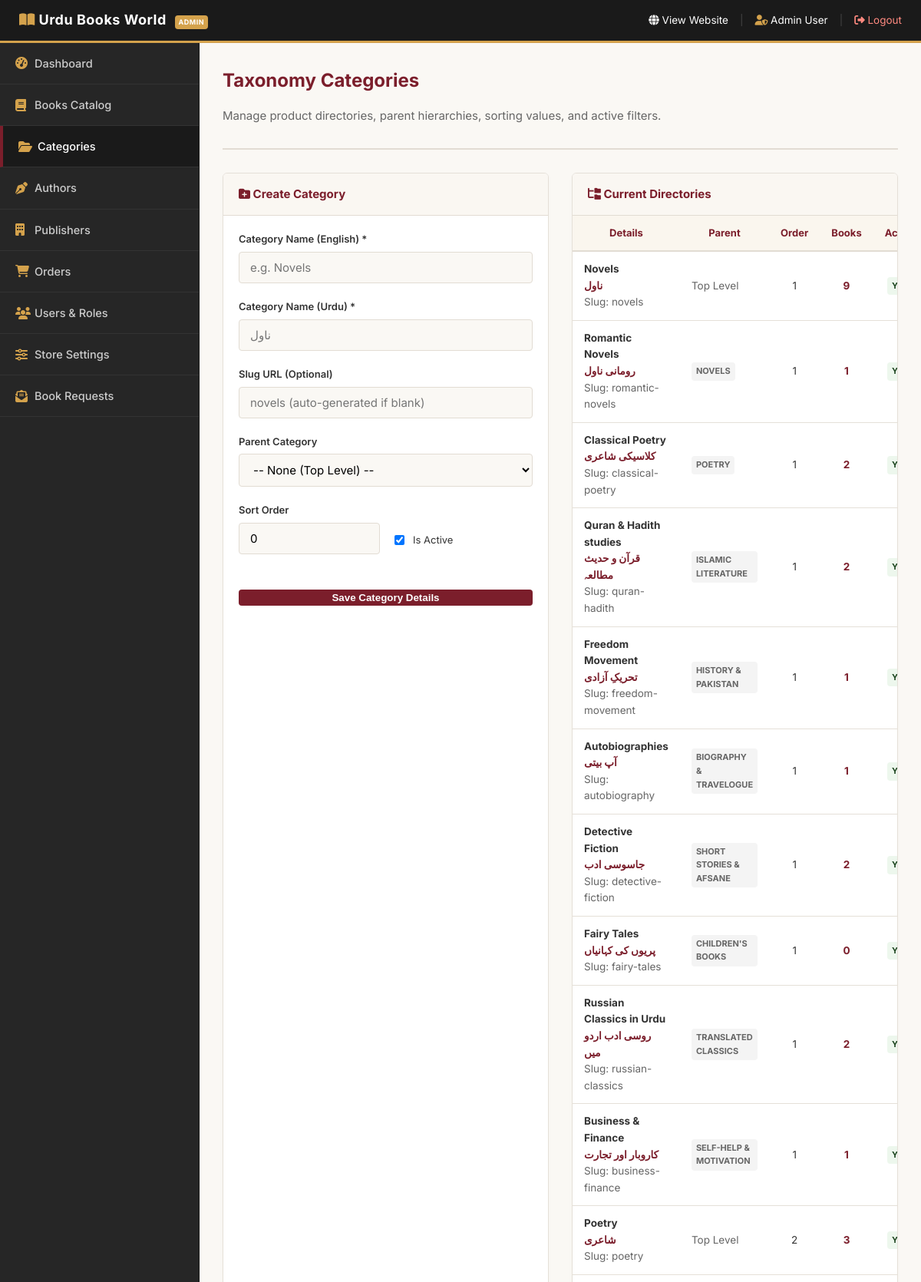
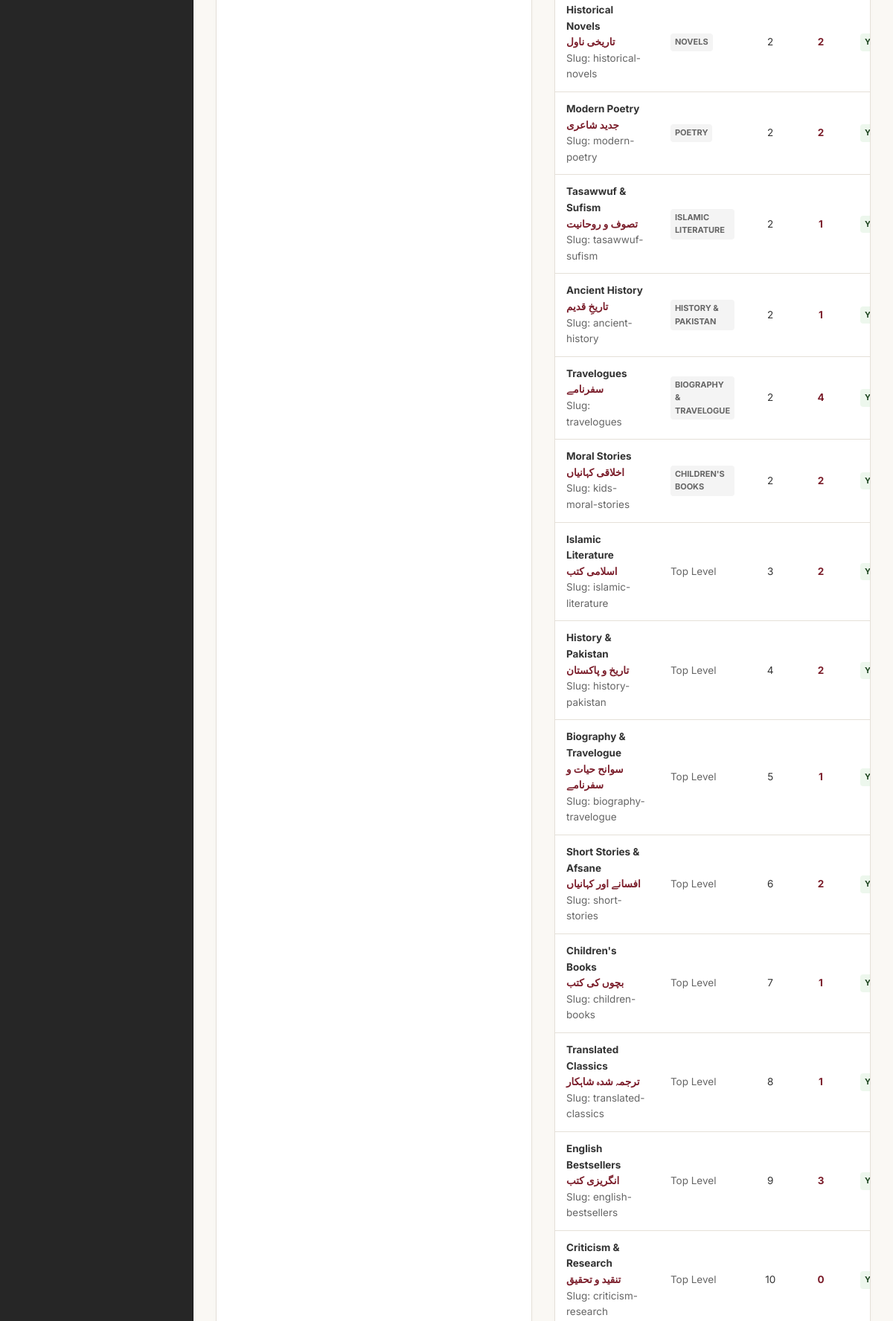
Screenshot of /admin/categories.php (signed in, upper part) with the database file from the repository (2 pictures, top to bottom).
### tables this page shows
CREATE TABLE `settings` (
  `setting_key` VARCHAR(100) PRIMARY KEY,
  `setting_value` TEXT NOT NULL
);

CREATE TABLE `users` (
  `id` INT AUTO_INCREMENT PRIMARY KEY,
  `email` VARCHAR(150) NOT NULL UNIQUE,
  `password_hash` VARCHAR(255) NOT NULL,
  `first_name` VARCHAR(100) NOT NULL,
  `last_name` VARCHAR(100) NOT NULL,
  `phone` VARCHAR(30) DEFAULT NULL,
  `role` ENUM('customer','admin','library') DEFAULT 'customer',
  `address_line1` VARCHAR(255) DEFAULT NULL,
  `address_line2` VARCHAR(255) DEFAULT NULL,
  `city` VARCHAR(100) DEFAULT NULL,
  `postcode` VARCHAR(20) DEFAULT NULL,
  `country` VARCHAR(100) DEFAULT 'United Kingdom',
  `preferred_language` ENUM('en','ur') DEFAULT 'en',
  `is_active` TINYINT(1) DEFAULT 1,
  `created_at` TIMESTAMP DEFAULT CURRENT_TIMESTAMP,
  `updated_at` TIMESTAMP DEFAULT CURRENT_TIMESTAMP ON UPDATE CURRENT_TIMESTAMP
);

CREATE TABLE `categories` (
  `id` INT AUTO_INCREMENT PRIMARY KEY,
  `slug` VARCHAR(120) NOT NULL UNIQUE,
  `name_en` VARCHAR(200) NOT NULL,
  `name_ur` VARCHAR(200) NOT NULL,
  `parent_id` INT NULL,
  `sort_order` INT DEFAULT 0,
  `is_active` TINYINT(1) DEFAULT 1,
  `created_at` TIMESTAMP DEFAULT CURRENT_TIMESTAMP,
  `updated_at` TIMESTAMP DEFAULT CURRENT_TIMESTAMP ON UPDATE CURRENT_TIMESTAMP,
  FOREIGN KEY (`parent_id`) REFERENCES `categories` (`id`) ON DELETE SET NULL
);

### includes/functions.php (called while the page is built, shortened)
<?php
require_once __DIR__ . '/db.php';
function e($text) {
    return htmlspecialchars($text, ENT_QUOTES, 'UTF-8');
}
function get_setting($key, $default = '') {
    global $pdo;
    try {
        $stmt = $pdo->prepare("SELECT `setting_value` FROM `settings` WHERE `setting_key` = ?");
        $stmt->execute([$key]);
        $row = $stmt->fetch();
        if ($row) {
            return $row['setting_value'];
        }
    } catch (PDOException $e) {
        return $default;
    }
    return $default;
}

### includes/auth.php (called while the page is built, shortened)
<?php
require_once __DIR__ . '/db.php';
require_once __DIR__ . '/functions.php';
function is_logged_in() {
    return isset($_SESSION['user_id']);
}
function current_user() {
    global $pdo;
    $stmt = $pdo->prepare("SELECT * FROM users WHERE id = ?");
    $stmt->execute([$_SESSION['user_id']]);
    return $stmt->fetch();
}

### admin/categories.php (the view, shortened to what this page needs)
<?php
require_once __DIR__ . '/../includes/admin-header.php';
$edit_category = null;
try {
    $list_stmt = $pdo->prepare("
        SELECT c.*, p.name_en AS parent_name, COUNT(b.id) AS book_count
        FROM categories c
        LEFT JOIN categories p ON c.parent_id = p.id
        LEFT JOIN books b ON c.id = b.category_id
        GROUP BY c.id
        ORDER BY c.sort_order ASC, c.id ASC
    ");
    $list_stmt->execute();
    $all_categories = $list_stmt->fetchAll();
} catch (PDOException $e) {
    $all_categories = [];
    $parent_categories = [];
}
?>
<div class="admin-page-header">
    <h1 class="admin-title">Taxonomy Categories</h1>
    <p class="text-muted">Manage product directories, parent hierarchies, sorting values, and active filters.</p>
</div>
<div class="admin-content-split-2 margin-top-lg">
    <div class="admin-card">
        <div class="admin-card-header">
            <h3 class="admin-card-title">
                <i class="fa fa-folder-plus text-maroon"></i> <?php echo $edit_category ? 'Edit Category' : 'Create Category'; ?>
            </h3>
        </div>
        <div class="padding-md">
            <form action="categories.php<?php echo $edit_category ? '?edit=' . $edit_category['id'] : ''; ?>" method="POST" class="auth-form">
                <div class="form-group">
                    <label class="form-label">Category Name (English) *</label>
                    <input type="text" name="name_en" class="form-control" required placeholder="e.g. Novels" value="<?php echo $edit_category ? e($edit_category['name_en']) : ''; ?>">
                </div>
                <div class="form-group margin-top-md">
                    <label class="form-label">Category Name (Urdu) *</label>
                    <input type="text" name="name_ur" class="form-control lang-ur-font" required placeholder="ناول" value="<?php echo $edit_category ? e($edit_category['name_ur']) : ''; ?>">
                </div>
                <div class="form-group margin-top-md">
                    <label class="form-label">Slug URL (Optional)</label>
                    <input type="text" name="slug" class="form-control" placeholder="novels (auto-generated if blank)" value="<?php echo $edit_category ? e($edit_category['slug']) : ''; ?>">
                </div>
                <div class="form-group margin-top-md">
                    <label class="form-label">Parent Category</label>
                    <select name="parent_id" class="form-control">
                        <option value="">-- None (Top Level) --</option>
                    </select>
                </div>
                <div class="form-row-2-cols margin-top-md">
                    <div class="form-group">
                        <label class="form-label">Sort Order</label>
                        <input type="number" name="sort_order" class="form-control" value="<?php echo $edit_category ? $edit_category['sort_order'] : '0'; ?>">
                    </div>
                    <div class="form-group" style="display: flex; align-items: flex-end; padding-bottom: 8px;">
                        <label class="widget-checkbox-label">
                            <input type="checkbox" name="is_active" value="1" <?php echo (!$edit_category) || ($edit_category && $edit_category['is_active']) ? 'checked' : ''; ?>>
                            <span>Is Active</span>
                        </label>
                    </div>
                </div>
                <div class="margin-top-lg">
                    <button type="submit" class="btn btn-maroon btn-full-width">Save Category Details</button>
                </div>
            </form>
        </div>
    </div>
    <div class="admin-card">
        <div class="admin-card-header">
            <h3 class="admin-card-title"><i class="fa fa-folder-tree text-maroon"></i> Current Directories</h3>
        </div>
        <div class="table-responsive">
            <table class="admin-table">
                <thead>
                    <tr>
                        <th>Details</th>
                        <th>Parent</th>
                        <th class="text-center">Order</th>
                        <th class="text-center">Books</th>
                        <th class="text-center">Active</th>
                    </tr>
                </thead>
                <tbody>
                    <?php if (!empty($all_categories)): ?>
                        <?php foreach ($all_categories as $c): ?>
                            <tr>
                                <td>
                                    <div class="font-bold text-dark"><?php echo e($c['name_en']); ?></div>
                                    <div class="text-maroon small-font font-bold"><?php echo e($c['name_ur']); ?></div>
                                    <div class="text-muted small-font">Slug: <?php echo e($c['slug']); ?></div>
                                </td>
                                <td>
                                    <?php if (!empty($c['parent_name'])): ?>
                                        <span class="badge badge-secondary"><?php echo e($c['parent_name']); ?></span>
                                    <?php else: ?>
                                        <span class="text-muted small-font">Top Level</span>
                                    <?php endif; ?>
                                </td>
                                <td class="text-center"><?php echo $c['sort_order']; ?></td>
                                <td class="text-center font-bold text-maroon"><?php echo $c['book_count']; ?></td>
                                <td class="text-center">
                                    <?php if ($c['is_active']): ?>
                                        <span class="badge badge-success">Yes</span>
                                    <?php else: ?>
                                        <span class="badge badge-secondary">No</span>
                                    <?php endif; ?>
                                </td>
                            </tr>
                        <?php endforeach; ?>
                    <?php else: ?>
                        <tr>
                            <td colspan="6" class="text-center text-muted">No categories created yet.</td>
                        </tr>
                    <?php endif; ?>
                </tbody>
            </table>
        </div>
    </div>
</div>
<?php require_once __DIR__ . '/../includes/admin-footer.php'; ?>

### includes/admin-header.php (shortened to what this page needs)
<?php
require_once __DIR__ . '/db.php';
require_once __DIR__ . '/functions.php';
require_once __DIR__ . '/auth.php';
$admin_user = current_user();
$site_name = get_setting('site_name', 'Urdu Books World');
?>
<!DOCTYPE html>
<html lang="en" dir="ltr">
<head>
    <link rel="stylesheet" href="https://cdnjs.cloudflare.com/ajax/libs/font-awesome/6.4.0/css/all.min.css">
    <link rel="stylesheet" href="<?php echo SITE_URL; ?>/assets/css/style.css">
    <link rel="stylesheet" href="<?php echo SITE_URL; ?>/assets/css/admin.css">
</head>
<body class="admin-body">
    <div class="admin-topbar">
        <div class="admin-topbar-brand">
            <a href="<?php echo SITE_URL; ?>/admin/index.php">
                <i class="fa fa-book-open text-gold"></i> <?php echo e($site_name); ?> <span class="badge badge-admin">Admin</span>
            </a>
        </div>
        <div class="admin-topbar-menu">
            <a href="<?php echo SITE_URL; ?>/index.php" target="_blank" class="admin-topbar-link">
                <i class="fa fa-globe"></i> View Website
            </a>
            <span class="topbar-sep">|</span>
            <span class="admin-user-info">
                <i class="fa fa-user-shield text-gold"></i> <?php echo e($admin_user['first_name'] . ' ' . $admin_user['last_name']); ?>
            </span>
            <span class="topbar-sep">|</span>
            <a href="<?php echo SITE_URL; ?>/admin/logout.php" class="admin-topbar-link link-logout">
                <i class="fa fa-sign-out-alt"></i> Logout
            </a>
        </div>
    </div>
    <div class="admin-layout">
        <aside class="admin-sidebar">
            <ul class="admin-menu">
                <li class="admin-menu-item <?php echo basename($_SERVER['PHP_SELF']) == 'index.php' ? 'active' : ''; ?>">
                    <a href="<?php echo SITE_URL; ?>/admin/index.php" class="admin-menu-link">
                        <i class="fa fa-tachometer-alt admin-menu-icon"></i> Dashboard
                    </a>
                </li>
                <li class="admin-menu-item <?php echo (basename($_SERVER['PHP_SELF']) == 'books.php' || basename($_SERVER['PHP_SELF']) == 'book-edit.php') ? 'active' : ''; ?>">
                    <a href="<?php echo SITE_URL; ?>/admin/books.php" class="admin-menu-link">
                        <i class="fa fa-book admin-menu-icon"></i> Books Catalog
                    </a>
                </li>
                <li class="admin-menu-item <?php echo basename($_SERVER['PHP_SELF']) == 'categories.php' ? 'active' : ''; ?>">
                    <a href="<?php echo SITE_URL; ?>/admin/categories.php" class="admin-menu-link">
                        <i class="fa fa-folder-open admin-menu-icon"></i> Categories
                    </a>
                </li>
                <li class="admin-menu-item <?php echo basename($_SERVER['PHP_SELF']) == 'authors.php' ? 'active' : ''; ?>">
                    <a href="<?php echo SITE_URL; ?>/admin/authors.php" class="admin-menu-link">
                        <i class="fa fa-pen-nib admin-menu-icon"></i> Authors
                    </a>
                </li>
                <li class="admin-menu-item <?php echo basename($_SERVER['PHP_SELF']) == 'publishers.php' ? 'active' : ''; ?>">
                    <a href="<?php echo SITE_URL; ?>/admin/publishers.php" class="admin-menu-link">
                        <i class="fa fa-building admin-menu-icon"></i> Publishers
                    </a>
                </li>
                <li class="admin-menu-item <?php echo (basename($_SERVER['PHP_SELF']) == 'orders.php' || basename($_SERVER['PHP_SELF']) == 'order-view.php') ? 'active' : ''; ?>">
                    <a href="<?php echo SITE_URL; ?>/admin/orders.php" class="admin-menu-link">
                        <i class="fa fa-shopping-cart admin-menu-icon"></i> Orders
                    </a>
                </li>
                <li class="admin-menu-item <?php echo basename($_SERVER['PHP_SELF']) == 'users.php' ? 'active' : ''; ?>">
                    <a href="<?php echo SITE_URL; ?>/admin/users.php" class="admin-menu-link">
                        <i class="fa fa-users admin-menu-icon"></i> Users & Roles
                    </a>
                </li>
                <li class="admin-menu-item <?php echo basename($_SERVER['PHP_SELF']) == 'settings.php' ? 'active' : ''; ?>">
                    <a href="<?php echo SITE_URL; ?>/admin/settings.php" class="admin-menu-link">
                        <i class="fa fa-sliders-h admin-menu-icon"></i> Store Settings
                    </a>
                </li>
                <li class="admin-menu-item <?php echo basename($_SERVER['PHP_SELF']) == 'book-requests.php' ? 'active' : ''; ?>">
                    <a href="<?php echo SITE_URL; ?>/admin/book-requests.php" class="admin-menu-link">
                        <i class="fa fa-envelope-open-text admin-menu-icon"></i> Book Requests
                    </a>
                </li>
            </ul>
        </aside>
        <main class="admin-main">

### assets/css/style.css (style rules this page uses)
:root { --maroon: #7B1E2B; --maroon-hover: #5C141D; --gold: #D4A24C; --gold-hover: #B58434; --bg: #FAF8F4; --text: #1A1A1A; --text-muted: #666666; --white: #FFFFFF; --light-grey: #EEEEEE; --border-color: #E2DCD3; --success: #2E7D32; --danger: #C62828; --warning: #EF6C00; --info: #1565C0; --shadow: 0 4px 12px rgba(123, 30, 43, 0.06); --transition: all 0.3s cubic-bezier(0.4, 0, 0.2, 1); --font-en: 'Inter', sans-serif; --font-ur: 'Noto Nastaliq Urdu', serif; }
*, *::before, *::after { box-sizing: border-box; }
body { margin: 0; padding: 0; background-color: var(--bg); color: var(--text); font-family: var(--font-en); font-size: 15px; line-height: 1.6; -webkit-font-smoothing: antialiased; }
a { color: inherit; text-decoration: none; transition: var(--transition); }
input, select, textarea { font-family: inherit; font-size: inherit; }
.font-bold { font-weight: 700; }
.text-center { text-align: center; }
.text-maroon { color: var(--maroon); }
.text-gold { color: var(--gold); }
.text-muted { color: var(--text-muted); }
.margin-top-md { margin-top: 20px; }
.margin-top-lg { margin-top: 30px; }
.padding-md { padding: 20px; }
.btn { display: inline-flex; align-items: center; justify-content: center; gap: 8px; border-radius: 4px; font-weight: 600; cursor: pointer; transition: var(--transition); border: 2px solid transparent; }
.btn-full-width { width: 100%; display: flex; }
.btn-maroon { background-color: var(--maroon); color: var(--white); }
.form-group { margin-bottom: 16px; }
.form-label { display: block; font-size: 13px; font-weight: 600; margin-bottom: 6px; }
.form-control { width: 100%; padding: 10px 14px; border: 1.5px solid var(--border-color); border-radius: 4px; background-color: var(--bg); outline: none; transition: var(--transition); }
.form-row-2-cols { display: grid; grid-template-columns: 1fr 1fr; gap: 15px; }
.badge { display: inline-block; padding: 3px 6px; font-size: 11px; font-weight: 700; border-radius: 4px; text-transform: uppercase; }
.badge-success { background-color: #EDF7ED; color: #1E4620; }
.badge-secondary { background-color: #F4F4F4; color: #666666; }
.widget-checkbox-label { display: flex; align-items: center; gap: 8px; font-size: 13px; cursor: pointer; }

### rows the page displays
settings: setting_value "Urdu Books World"
users: first_name+last_name "Admin User"
categories: name_en "Novels", name_ur "ناول", slug "novels", shows "Top Level", sort_order "1", book_count "9", is_active "YES"
categories: name_en "Romantic Novels", name_ur "رومانی ناول", slug "romantic-novels", parent.name_en "NOVELS", sort_order "1", book_count "1", is_active "YES"
categories: name_en "Classical Poetry", name_ur "کلاسیکی شاعری", slug "classical-poetry", parent.name_en "POETRY", sort_order "1", book_count "2", is_active "YES"
categories: name_en "Quran & Hadith studies", name_ur "قرآن و حدیث مطالعہ", slug "quran-hadith", parent.name_en "ISLAMIC LITERATURE", sort_order "1", book_count "2", is_active "YES"
categories: name_en "Freedom Movement", name_ur "تحریکِ آزادی", slug "freedom-movement", parent.name_en "HISTORY & PAKISTAN", sort_order "1", book_count "1", is_active "YES"
categories: name_en "Autobiographies", name_ur "آپ بیتی", slug "autobiography", parent.name_en "BIOGRAPHY & TRAVELOGUE", sort_order "1", book_count "1", is_active "YES"
categories: name_en "Detective Fiction", name_ur "جاسوسی ادب", slug "detective-fiction", parent.name_en "SHORT STORIES & AFSANE", sort_order "1", book_count "2", is_active "YES"
categories: name_en "Fairy Tales", name_ur "پریوں کی کہانیاں", slug "fairy-tales", parent.name_en "CHILDREN'S BOOKS", sort_order "1", book_count "0", is_active "YES"
categories: name_en "Russian Classics in Urdu", name_ur "روسی ادب اردو میں", slug "russian-classics", parent.name_en "TRANSLATED CLASSICS", sort_order "1", book_count "2", is_active "YES"
categories: name_en "Business & Finance", name_ur "کاروبار اور تجارت", slug "business-finance", parent.name_en "SELF-HELP & MOTIVATION", sort_order "1", book_count "1", is_active "YES"
categories: name_en "Poetry", name_ur "شاعری", slug "poetry", shows "Top Level", sort_order "2", book_count "3", is_active "YES"
categories: name_en "Historical Novels", name_ur "تاریخی ناول", slug "historical-novels", parent.name_en "NOVELS", sort_order "2", book_count "2", is_active "YES"
categories: name_en "Modern Poetry", name_ur "جدید شاعری", slug "modern-poetry", parent.name_en "POETRY", sort_order "2", book_count "2", is_active "YES"
categories: name_en "Tasawwuf & Sufism", name_ur "تصوف و روحانیت", slug "tasawwuf-sufism", parent.name_en "ISLAMIC LITERATURE", sort_order "2", book_count "1", is_active "YES"
categories: name_en "Ancient History", name_ur "تاریخِ قدیم", slug "ancient-history", parent.name_en "HISTORY & PAKISTAN", sort_order "2", book_count "1", is_active "YES"
categories: name_en "Travelogues", name_ur "سفرنامے", slug "travelogues", parent.name_en "BIOGRAPHY & TRAVELOGUE", sort_order "2", book_count "4", is_active "YES"
categories: name_en "Moral Stories", name_ur "اخلاقی کہانیاں", slug "kids-moral-stories", parent.name_en "CHILDREN'S BOOKS", sort_order "2", book_count "2", is_active "YES"
categories: name_en "Islamic Literature", name_ur "اسلامی کتب", slug "islamic-literature", shows "Top Level", sort_order "3", book_count "2", is_active "YES"
categories: name_en "History & Pakistan", name_ur "تاریخ و پاکستان", slug "history-pakistan", shows "Top Level", sort_order "4", book_count "2", is_active "YES"
categories: name_en "Biography & Travelogue", name_ur "سوانح حیات و سفرنامے", slug "biography-travelogue", shows "Top Level", sort_order "5", book_count "1", is_active "YES"
categories: name_en "Short Stories & Afsane", name_ur "افسانے اور کہانیاں", slug "short-stories", shows "Top Level", sort_order "6", book_count "2", is_active "YES"
categories: name_en "Children's Books", name_ur "بچوں کی کتب", slug "children-books", shows "Top Level", sort_order "7", book_count "1", is_active "YES"
categories: name_en "Translated Classics", name_ur "ترجمہ شدہ شاہکار", slug "translated-classics", shows "Top Level", sort_order "8", book_count "1", is_active "YES"
categories: name_en "English Bestsellers", name_ur "انگریزی کتب", slug "english-bestsellers", shows "Top Level", sort_order "9", book_count "3", is_active "YES"
categories: name_en "Criticism & Research", name_ur "تنقید و تحقیق", slug "criticism-research", shows "Top Level", sort_order "10", book_count "0", is_active "YES"
